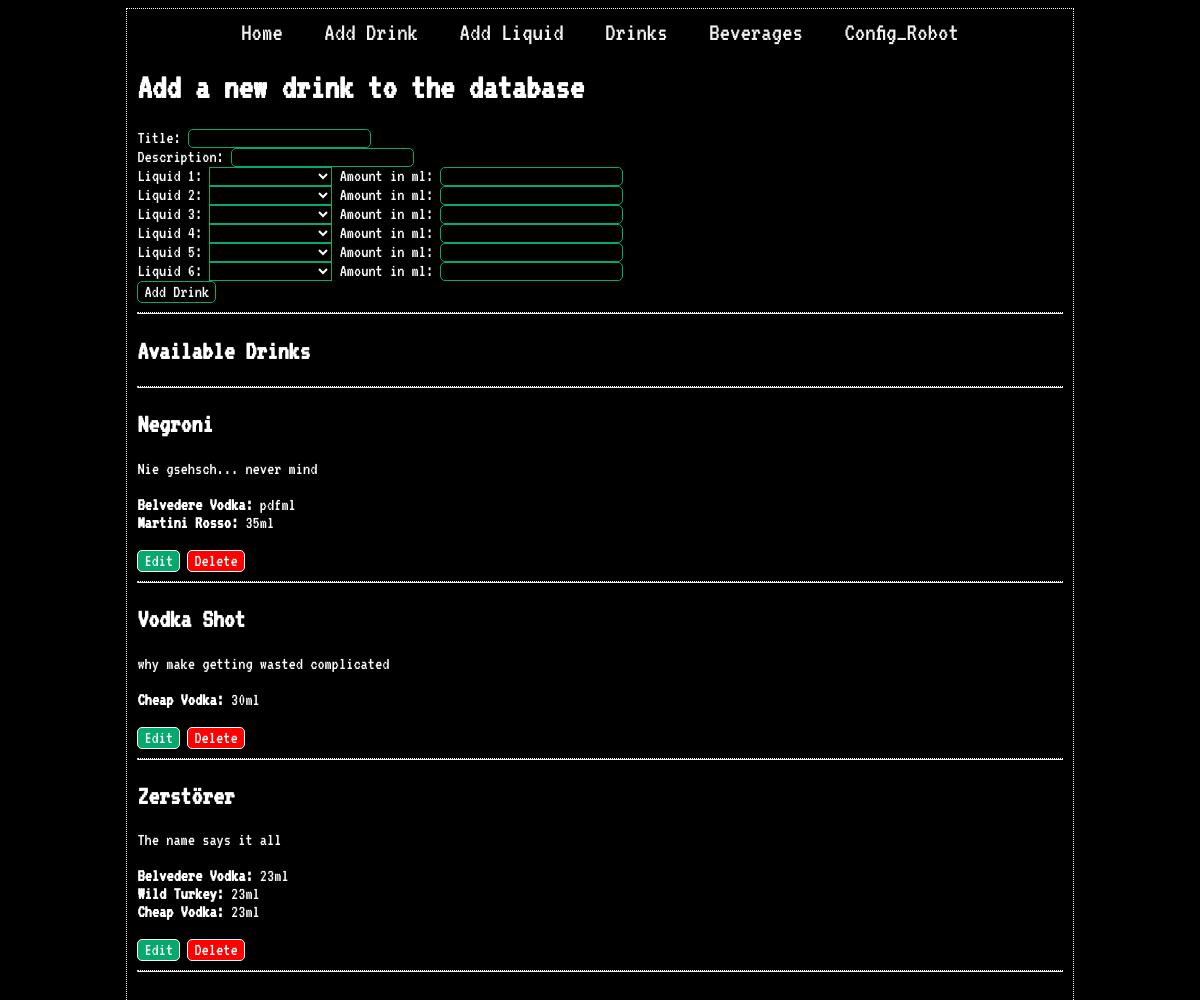
/admin/add_drink, run on the app's committed database.
### app.py (models this page shows, shortened)
class Drink(db.Model):
    id = db.Column(db.Integer, primary_key=True)
    title = db.Column(db.String(50), nullable=False)
    description = db.Column(db.Text, nullable=False)

class Liquid(db.Model):
    id = db.Column(db.Integer, primary_key=True)
    name = db.Column(db.String(50), nullable=False)
    alc_category = db.Column(db.String(20), nullable=False)
    description = db.Column(db.Text, nullable=True)
    alc_content = db.Column(db.Float, nullable=True)

class Recipe(db.Model):
    id = db.Column(db.Integer, primary_key=True)
    id_drink = db.Column(db.Integer, nullable=False)
    id_liquid = db.Column(db.Integer, nullable=False)
    ml_liquid = db.Column(db.Integer, nullable=False)

### app.py (the view)
@app.route('/admin/add_drink', methods=['GET', 'POST'])
def add_drink():
    all_drinks, all_recipes, all_liquids = db_operations.get_data_for_drinks()
    if request.method == 'POST':
        drink_title = request.form['title']
        drink_description = request.form['description']
        same_drinks = db_operations.check_drink_duplicates(drink_title)
        if len(same_drinks) == 0:
            drink_id = db_operations.add_drink_to_db(db, drink_title, drink_description)
            keys = list(request.form.keys())
            success_code = db_operations.add_recipe_to_db(db, keys, request, drink_id)
            all_drinks, all_recipes, all_liquids = db_operations.get_data_for_drinks()
            return render_template('/admin/add_drink.html', status_code=success_code, options=db_operations.get_all_liquids_db(),
                    drinks=all_drinks, recipes=all_recipes)
        else:
            print("did nothing, drink already exists")
            error_code = "drink already exists, get rekt noob"
            return render_template('/admin/add_drink.html',
                    status_code=error_code, options=db_operations.get_all_liquids_db(),
                    drinks=all_drinks, recipes=all_recipes)
    else:
        all_drinks, all_recipes, all_liquids = db_operations.get_data_for_drinks()
        return render_template('/admin/add_drink.html', options=db_operations.get_all_liquids_db(),
                    drinks=all_drinks, recipes=all_recipes)

### app.py (called while the page is built)
def get_recipes_for_drink(id_drink_req:int, all_recipes):
    try:
        all_recipes = Recipe.query.filter_by(id_drink=id_drink_req).all()
    except:
        all_recipes = []
    return all_recipes

def get_liquid_by_id(id_liquid_req:int, all_liquids):
    liquid = Liquid.query.filter_by(id=id_liquid_req).first().name
    return liquid

### db_operations.py (called while the page is built)
def get_data_for_drinks():
    all_drinks = Drink.query.order_by(Drink.title).all()
    all_recipes = Recipe.query.all()
    all_liquids = Liquid.query.all()
    return all_drinks, all_recipes, all_liquids

def get_all_liquids_db():
    liquids = Liquid.query.all()
    return liquids

### templates/admin/add_drink.html (shortened to what this page needs)
{% extends 'base.html' %}
{% block body %}
<h1> Add a new drink to the database </h1>
<form action='/admin/add_drink' method='POST'>
	Title: <input type='text' name='title' id='title' required>
	<br>
	Description: <input type='text' name='description' id='description' required>
	<br>
	{% for i in range(6) %}
            Liquid {{i + 1}}:
            <select name="liquid_{{i + 1}}" width="500px">
                <option value='' SELECTED></option>
            {% for o in options %}
                    <option value="{{ o.name }}">{{ o.name }}</option>
            {% endfor %}
            </select>
                Amount in ml: <input type='text' name='ml_liquid_{{i+1}}' id='ml_liq_{{i+1}}'>
            <br>
        {% endfor %}
	<input type='submit' value='Add Drink'>
</form>
<hr>
<h2>Available Drinks</h2>
<hr>
	{% for drink in drinks %}
		<h2>{{ drink.title }}</h2>
		<p>{{ drink.description }}</p>
		{% for recipe in get_recipes_for_drink(drink.id, all_recipes) %}
			<b>{{get_liquid_by_id(recipe.id_liquid, all_liquids)}}:</b> {{recipe.ml_liquid}}ml
			<br>
		{% endfor %}
		<br>
		<form class="edit_drink" action='/admin/drinks/edit/{{drink.id}}'>
			<input type="submit" value="Edit" />
		</form>
		<form class="delete_drink" action='/admin/drinks/delete/{{drink.id}}'>
			<input type="submit" value="Delete" />
		</form>
		<hr>
	{% endfor %}
{% endblock %}

### static/css/main.css (style rules this page uses)
html, body { margin: 100; padding: 100; font-family: 'VT323', monospace; font-size: large; }
body { color: white; background-color: black; }
input[type="text"] { background: transparent; border: white; }
hr { border-top: 0.5px dotted white; }
form { display: inline; }
.edit_drink [type='submit'] { background-color: #04AA6D; color: white; border:1px solid white; display: inline; }
.delete_drink [type='submit'] { background-color: red; color: white; border:1px solid white; display: inline; }
input[type="text"] { background: transparent; border:1px solid #04AA6D; border-radius: 5px; color: white; }
input[type="submit"] { background: transparent; border:1px solid #04AA6D; color: white; border-radius: 5px; font-family: 'VT323', monospace; font-size: large; }
select { color: white; background: transparent; border:1px solid #04AA6D; }

### data on the page
Drink: title "Negroni", description "Nie gsehsch... never mind"
Recipe: ml_liquid "pdf"
Liquid: name "Belvedere Vodka"
Recipe: ml_liquid "35"
Liquid: name "Martini Rosso"
Drink: title "Vodka Shot", description "why make getting wasted complicated"
Recipe: ml_liquid "30"
Liquid: name "Cheap Vodka"
Drink: title "Zerstörer", description "The name says it all"
Recipe: ml_liquid "23"
Recipe: ml_liquid "23"
Liquid: name "Wild Turkey"
Recipe: ml_liquid "23"

### other printed values
{{ i + 1 }} "1" "2" "3" "4" "5" "6"
